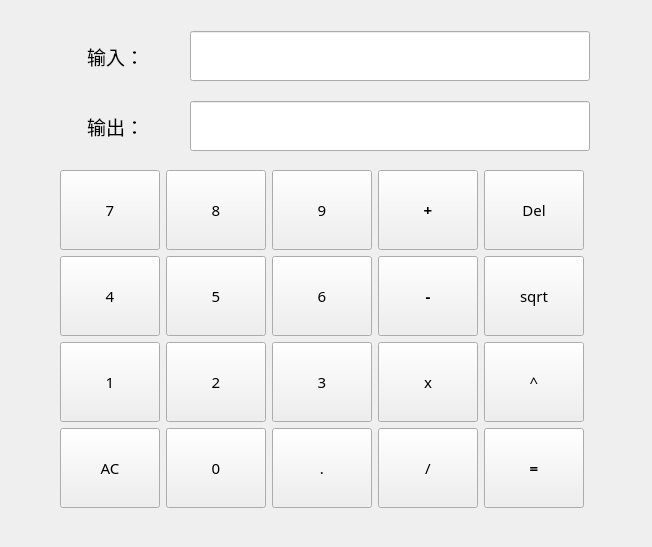
<?xml version="1.0" encoding="UTF-8"?>
<ui version="4.0">
 <class>Widget</class>
 <widget class="QWidget" name="Widget">
  <property name="geometry">
   <rect>
    <x>0</x>
    <y>0</y>
    <width>652</width>
    <height>547</height>
   </rect>
  </property>
  <property name="windowTitle">
   <string>Widget</string>
  </property>
  <widget class="QWidget" name="layoutWidget">
   <property name="geometry">
    <rect>
     <x>50</x>
     <y>30</y>
     <width>577</width>
     <height>52</height>
    </rect>
   </property>
   <layout class="QHBoxLayout" name="horizontalLayout_1">
    <item>
     <widget class="QLabel" name="label_input">
      <property name="minimumSize">
       <size>
        <width>60</width>
        <height>50</height>
       </size>
      </property>
      <property name="maximumSize">
       <size>
        <width>60</width>
        <height>50</height>
       </size>
      </property>
      <property name="font">
       <font>
        <family>宋体</family>
        <pointsize>14</pointsize>
       </font>
      </property>
      <property name="text">
       <string>输入：</string>
      </property>
     </widget>
    </item>
    <item>
     <widget class="QLineEdit" name="lineEdit_input">
      <property name="minimumSize">
       <size>
        <width>400</width>
        <height>50</height>
       </size>
      </property>
      <property name="maximumSize">
       <size>
        <width>400</width>
        <height>50</height>
       </size>
      </property>
      <property name="font">
       <font>
        <family>微软雅黑</family>
        <pointsize>14</pointsize>
       </font>
      </property>
      <property name="layoutDirection">
       <enum>Qt::LeftToRight</enum>
      </property>
      <property name="alignment">
       <set>Qt::AlignRight|Qt::AlignTrailing|Qt::AlignVCenter</set>
      </property>
     </widget>
    </item>
   </layout>
  </widget>
  <widget class="QWidget" name="">
   <property name="geometry">
    <rect>
     <x>60</x>
     <y>170</y>
     <width>526</width>
     <height>340</height>
    </rect>
   </property>
   <layout class="QGridLayout" name="gridLayout">
    <item row="0" column="0">
     <widget class="QPushButton" name="pushButton_7">
      <property name="minimumSize">
       <size>
        <width>100</width>
        <height>80</height>
       </size>
      </property>
      <property name="maximumSize">
       <size>
        <width>100</width>
        <height>80</height>
       </size>
      </property>
      <property name="font">
       <font>
        <family>微软雅黑</family>
        <pointsize>11</pointsize>
       </font>
      </property>
      <property name="text">
       <string>7</string>
      </property>
     </widget>
    </item>
    <item row="0" column="1">
     <widget class="QPushButton" name="pushButton_8">
      <property name="minimumSize">
       <size>
        <width>100</width>
        <height>80</height>
       </size>
      </property>
      <property name="maximumSize">
       <size>
        <width>100</width>
        <height>80</height>
       </size>
      </property>
      <property name="font">
       <font>
        <family>微软雅黑</family>
        <pointsize>11</pointsize>
       </font>
      </property>
      <property name="text">
       <string>8</string>
      </property>
     </widget>
    </item>
    <item row="0" column="2">
     <widget class="QPushButton" name="pushButton_9">
      <property name="minimumSize">
       <size>
        <width>100</width>
        <height>80</height>
       </size>
      </property>
      <property name="maximumSize">
       <size>
        <width>100</width>
        <height>80</height>
       </size>
      </property>
      <property name="font">
       <font>
        <family>微软雅黑</family>
        <pointsize>11</pointsize>
       </font>
      </property>
      <property name="text">
       <string>9</string>
      </property>
     </widget>
    </item>
    <item row="0" column="3">
     <widget class="QPushButton" name="pushButton_add">
      <property name="minimumSize">
       <size>
        <width>100</width>
        <height>80</height>
       </size>
      </property>
      <property name="maximumSize">
       <size>
        <width>100</width>
        <height>80</height>
       </size>
      </property>
      <property name="font">
       <font>
        <family>微软雅黑</family>
        <pointsize>11</pointsize>
        <weight>75</weight>
        <bold>true</bold>
       </font>
      </property>
      <property name="text">
       <string>+</string>
      </property>
     </widget>
    </item>
    <item row="0" column="4">
     <widget class="QPushButton" name="pushButton_del">
      <property name="minimumSize">
       <size>
        <width>100</width>
        <height>80</height>
       </size>
      </property>
      <property name="maximumSize">
       <size>
        <width>100</width>
        <height>80</height>
       </size>
      </property>
      <property name="font">
       <font>
        <family>微软雅黑</family>
        <pointsize>11</pointsize>
       </font>
      </property>
      <property name="text">
       <string>Del</string>
      </property>
     </widget>
    </item>
    <item row="1" column="0">
     <widget class="QPushButton" name="pushButton_4">
      <property name="minimumSize">
       <size>
        <width>100</width>
        <height>80</height>
       </size>
      </property>
      <property name="maximumSize">
       <size>
        <width>100</width>
        <height>80</height>
       </size>
      </property>
      <property name="font">
       <font>
        <family>微软雅黑</family>
        <pointsize>11</pointsize>
       </font>
      </property>
      <property name="text">
       <string>4</string>
      </property>
     </widget>
    </item>
    <item row="1" column="1">
     <widget class="QPushButton" name="pushButton_5">
      <property name="minimumSize">
       <size>
        <width>100</width>
        <height>80</height>
       </size>
      </property>
      <property name="maximumSize">
       <size>
        <width>100</width>
        <height>80</height>
       </size>
      </property>
      <property name="font">
       <font>
        <family>微软雅黑</family>
        <pointsize>11</pointsize>
       </font>
      </property>
      <property name="text">
       <string>5</string>
      </property>
     </widget>
    </item>
    <item row="1" column="2">
     <widget class="QPushButton" name="pushButton_6">
      <property name="minimumSize">
       <size>
        <width>100</width>
        <height>80</height>
       </size>
      </property>
      <property name="maximumSize">
       <size>
        <width>100</width>
        <height>80</height>
       </size>
      </property>
      <property name="font">
       <font>
        <family>微软雅黑</family>
        <pointsize>11</pointsize>
       </font>
      </property>
      <property name="text">
       <string>6</string>
      </property>
     </widget>
    </item>
    <item row="1" column="3">
     <widget class="QPushButton" name="pushButton_sub">
      <property name="minimumSize">
       <size>
        <width>100</width>
        <height>80</height>
       </size>
      </property>
      <property name="maximumSize">
       <size>
        <width>100</width>
        <height>80</height>
       </size>
      </property>
      <property name="font">
       <font>
        <family>微软雅黑</family>
        <pointsize>11</pointsize>
        <weight>75</weight>
        <bold>true</bold>
       </font>
      </property>
      <property name="text">
       <string>-</string>
      </property>
     </widget>
    </item>
    <item row="1" column="4">
     <widget class="QPushButton" name="pushButton_sprt">
      <property name="minimumSize">
       <size>
        <width>100</width>
        <height>80</height>
       </size>
      </property>
      <property name="maximumSize">
       <size>
        <width>100</width>
        <height>80</height>
       </size>
      </property>
      <property name="font">
       <font>
        <family>微软雅黑</family>
        <pointsize>11</pointsize>
       </font>
      </property>
      <property name="text">
       <string>sqrt</string>
      </property>
     </widget>
    </item>
    <item row="2" column="0">
     <widget class="QPushButton" name="pushButton_1">
      <property name="minimumSize">
       <size>
        <width>100</width>
        <height>80</height>
       </size>
      </property>
      <property name="maximumSize">
       <size>
        <width>100</width>
        <height>80</height>
       </size>
      </property>
      <property name="font">
       <font>
        <family>微软雅黑</family>
        <pointsize>11</pointsize>
       </font>
      </property>
      <property name="text">
       <string>1</string>
      </property>
     </widget>
    </item>
    <item row="2" column="1">
     <widget class="QPushButton" name="pushButton_2">
      <property name="minimumSize">
       <size>
        <width>100</width>
        <height>80</height>
       </size>
      </property>
      <property name="maximumSize">
       <size>
        <width>100</width>
        <height>80</height>
       </size>
      </property>
      <property name="font">
       <font>
        <family>微软雅黑</family>
        <pointsize>11</pointsize>
       </font>
      </property>
      <property name="text">
       <string>2</string>
      </property>
     </widget>
    </item>
    <item row="2" column="2">
     <widget class="QPushButton" name="pushButton_3">
      <property name="minimumSize">
       <size>
        <width>100</width>
        <height>80</height>
       </size>
      </property>
      <property name="maximumSize">
       <size>
        <width>100</width>
        <height>80</height>
       </size>
      </property>
      <property name="font">
       <font>
        <family>微软雅黑</family>
        <pointsize>11</pointsize>
       </font>
      </property>
      <property name="text">
       <string>3</string>
      </property>
     </widget>
    </item>
    <item row="2" column="3">
     <widget class="QPushButton" name="pushButton_mul">
      <property name="minimumSize">
       <size>
        <width>100</width>
        <height>80</height>
       </size>
      </property>
      <property name="maximumSize">
       <size>
        <width>100</width>
        <height>80</height>
       </size>
      </property>
      <property name="font">
       <font>
        <family>微软雅黑</family>
        <pointsize>11</pointsize>
       </font>
      </property>
      <property name="text">
       <string>x</string>
      </property>
     </widget>
    </item>
    <item row="2" column="4">
     <widget class="QPushButton" name="pushButton_pow">
      <property name="minimumSize">
       <size>
        <width>100</width>
        <height>80</height>
       </size>
      </property>
      <property name="maximumSize">
       <size>
        <width>100</width>
        <height>80</height>
       </size>
      </property>
      <property name="font">
       <font>
        <family>微软雅黑</family>
        <pointsize>11</pointsize>
       </font>
      </property>
      <property name="text">
       <string>^</string>
      </property>
     </widget>
    </item>
    <item row="3" column="0">
     <widget class="QPushButton" name="pushButton_clear">
      <property name="minimumSize">
       <size>
        <width>100</width>
        <height>80</height>
       </size>
      </property>
      <property name="maximumSize">
       <size>
        <width>100</width>
        <height>80</height>
       </size>
      </property>
      <property name="font">
       <font>
        <family>微软雅黑</family>
        <pointsize>11</pointsize>
       </font>
      </property>
      <property name="text">
       <string>AC</string>
      </property>
     </widget>
    </item>
    <item row="3" column="1">
     <widget class="QPushButton" name="pushButton_0">
      <property name="minimumSize">
       <size>
        <width>100</width>
        <height>80</height>
       </size>
      </property>
      <property name="maximumSize">
       <size>
        <width>100</width>
        <height>80</height>
       </size>
      </property>
      <property name="font">
       <font>
        <family>微软雅黑</family>
        <pointsize>11</pointsize>
       </font>
      </property>
      <property name="text">
       <string>0</string>
      </property>
     </widget>
    </item>
    <item row="3" column="2">
     <widget class="QPushButton" name="pushButton_point">
      <property name="minimumSize">
       <size>
        <width>100</width>
        <height>80</height>
       </size>
      </property>
      <property name="maximumSize">
       <size>
        <width>100</width>
        <height>80</height>
       </size>
      </property>
      <property name="font">
       <font>
        <family>微软雅黑</family>
        <pointsize>11</pointsize>
       </font>
      </property>
      <property name="text">
       <string>.</string>
      </property>
     </widget>
    </item>
    <item row="3" column="3">
     <widget class="QPushButton" name="pushButton_div">
      <property name="minimumSize">
       <size>
        <width>100</width>
        <height>80</height>
       </size>
      </property>
      <property name="maximumSize">
       <size>
        <width>100</width>
        <height>80</height>
       </size>
      </property>
      <property name="font">
       <font>
        <family>微软雅黑</family>
        <pointsize>11</pointsize>
       </font>
      </property>
      <property name="text">
       <string>/</string>
      </property>
     </widget>
    </item>
    <item row="3" column="4">
     <widget class="QPushButton" name="pushButton_equal">
      <property name="minimumSize">
       <size>
        <width>100</width>
        <height>80</height>
       </size>
      </property>
      <property name="maximumSize">
       <size>
        <width>100</width>
        <height>80</height>
       </size>
      </property>
      <property name="font">
       <font>
        <family>微软雅黑</family>
        <pointsize>11</pointsize>
        <weight>75</weight>
        <bold>true</bold>
       </font>
      </property>
      <property name="text">
       <string>=</string>
      </property>
     </widget>
    </item>
   </layout>
  </widget>
  <widget class="QWidget" name="">
   <property name="geometry">
    <rect>
     <x>50</x>
     <y>100</y>
     <width>577</width>
     <height>52</height>
    </rect>
   </property>
   <layout class="QHBoxLayout" name="horizontalLayout_2">
    <item>
     <widget class="QLabel" name="label_output">
      <property name="minimumSize">
       <size>
        <width>60</width>
        <height>50</height>
       </size>
      </property>
      <property name="maximumSize">
       <size>
        <width>60</width>
        <height>50</height>
       </size>
      </property>
      <property name="font">
       <font>
        <family>宋体</family>
        <pointsize>14</pointsize>
       </font>
      </property>
      <property name="text">
       <string>输出：</string>
      </property>
     </widget>
    </item>
    <item>
     <widget class="QLineEdit" name="lineEdit_output">
      <property name="minimumSize">
       <size>
        <width>400</width>
        <height>50</height>
       </size>
      </property>
      <property name="maximumSize">
       <size>
        <width>400</width>
        <height>50</height>
       </size>
      </property>
      <property name="font">
       <font>
        <family>微软雅黑</family>
        <pointsize>14</pointsize>
       </font>
      </property>
      <property name="layoutDirection">
       <enum>Qt::LeftToRight</enum>
      </property>
      <property name="alignment">
       <set>Qt::AlignRight|Qt::AlignTrailing|Qt::AlignVCenter</set>
      </property>
     </widget>
    </item>
   </layout>
  </widget>
 </widget>
 <resources/>
 <connections/>
</ui>
